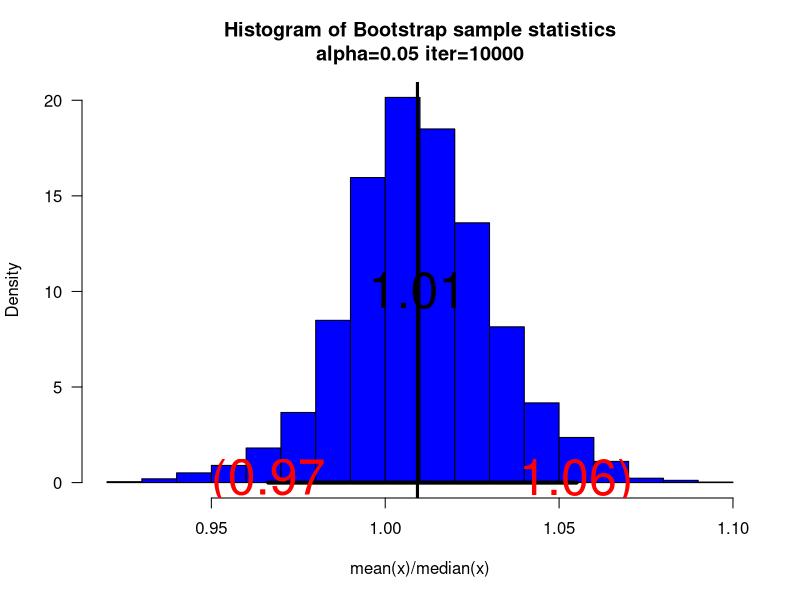
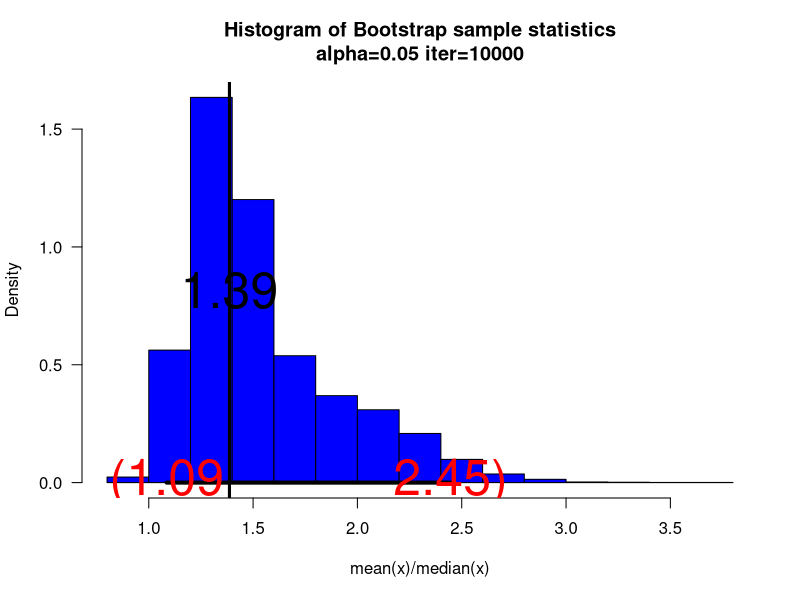

R code for these plots, in order:
#Lab 9
# Bootstrap

## sample function
set.seed(35) # This will give everyone the same sample
sam=round(rnorm(20,mean=10,sd=4),2)
unique(sample(sam,20,replace=TRUE) )

sample(sam,20,replace=FALSE)


########### bootstrap function ##################

myboot<-function(iter=10000,x,fun="mean",alpha=0.05,...){  #Notice where the ... is repeated in the code
n=length(x)   #sample size

y=sample(x,n*iter,replace=TRUE)
rs.mat=matrix(y,nr=n,nc=iter,byrow=TRUE)
xstat=apply(rs.mat,2,fun) # xstat is a vector and will have iter values in it 
ci=quantile(xstat,c(alpha/2,1-alpha/2))# Nice way to form a confidence interval
# A histogram follows
# The object para will contain the parameters used to make the histogram
para=hist(xstat,freq=FALSE,las=1,
main=paste("Histogram of Bootstrap sample statistics","\n","alpha=",alpha," iter=",iter,sep=""),
...)

#mat will be a matrix that contains the data, this is done so that I can use apply()
mat=matrix(x,nr=length(x),nc=1,byrow=TRUE)

#pte is the point estimate
#This uses whatever fun is
pte=apply(mat,2,fun)
abline(v=pte,lwd=3,col="Black")# Vertical line
segments(ci[1],0,ci[2],0,lwd=4)      #Make the segment for the ci
text(ci[1],0,paste("(",round(ci[1],2),sep=""),col="Red",cex=3)
text(ci[2],0,paste(round(ci[2],2),")",sep=""),col="Red",cex=3)

# plot the point estimate 1/2 way up the density
text(pte,max(para$density)/2,round(pte,2),cex=3)

return(list(ci=ci,fun=fun,x=x))# Some output to use if necessary
}

################### END mybooot function #####################

set.seed(39); sam=rnorm(20,mean=10,sd=2)
myboot(10000,x=sam,fun=function(x) mean(x)/median(x),alpha=0.05,xlab="mean(x)/median(x)",col="Blue")

sam=rchisq(40,df=2)
myboot(10000,x=sam,fun=function(x) mean(x)/median(x),alpha=0.05,xlab="mean(x)/median(x)",col="Blue")
 

